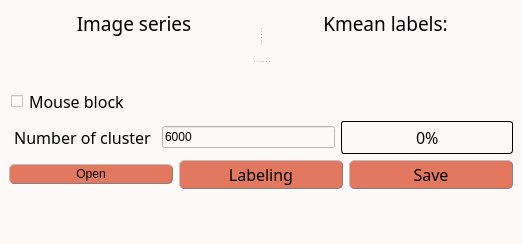
<?xml version="1.0" encoding="UTF-8"?>
<ui version="4.0">
 <class>MainWindow</class>
 <widget class="QMainWindow" name="MainWindow">
  <property name="geometry">
   <rect>
    <x>0</x>
    <y>0</y>
    <width>522</width>
    <height>244</height>
   </rect>
  </property>
  <property name="windowTitle">
   <string>Kmean</string>
  </property>
  <property name="styleSheet">
   <string notr="true">/* Couleur du fond, label, combobox, progressbar vide et spin box */
QWidget, QLabel, QComboBox, QProgressBar, QSpinBox {background-color: rgb(253, 249, 248)}

/* Couleur quand inactif */
QPushButton:disabled, QComboBox:disabled, QSpinBox:disabled {background-color: rgba(243, 98, 64,150)}

/* Couleur des boutons et des selecteurs */
QPushButton, QComboBox::drop-down:button, QComboBox::down-arrow, QComboBox::down-arrow:disabled, QSpinBox::drop-down:button, QSpinBox::down-arrow, QSpinBox::down-arrow:disabled, QSpinBox::drop-up:button, QSpinBox::up-arrow, QSpinBox::up-arrow:disabled, QSlider::handle:horizontal {background-color: rgb(226, 120, 95)}

/* Couleur des bordures de même couleur que les boutons */
QComboBox::drop-down:button, QSpinBox::drop-down:button, QSpinBox::drop-up:button {border-color: rgb(193, 167, 181)}

/* Couleur des textes */
QLabel, QPushButton, QPushButton:hover, QCheckBox, QComboBox, Line, QTextEdit, QSpinBox {color: rgb(0, 0, 0)}

/* style des bordures 1 */
QLabel, QPushButton, QPushButton:hover, QComboBox, QSpinBox  {
	border-style : outset;
	min-width : 5em;
}

/* style des bordures 2 */
QPushButton, QPushButton:hover, QComboBox, QSpinBox  {
	border-radius: 5px;
	border-width: 1px;
	border-color: gray;
}

/* Font 1 */
QPushButton, QPushButton:hover, QCheckBox, QProgressBar {font: 12pt &quot;Noto Sans Cond&quot;}

/* Font 2 */
QComboBox, QTextEdit, QSpinBox {font: 10pt &quot;Noto Sans Cond&quot;}

/* Padding 1 */
QLabel, QComboBox, QComboBox::down-arrow, QSpinBox, QSpinBox::down-arrow, QSpinBox::up-arrow {padding : 1px;}

/* Padding 2 */
QPushButton, QPushButton:hover, QCheckBox {padding : 2px;}

/* Gestion taille des QCheckBoxes */
QCheckBox::indicator:unchecked, QCheckBox::indicator:unchecked:hover, QCheckBox::indicator:checked, QCheckBox::indicator:checked:hover  {
	width :12px;
	height : 12px;
}

QLabel {
	Border-radius : 5px;
	border-width : 0px;
	border-color : black;
	font : 14pt &quot;Noto Sans Cond&quot;;
}

QPushButton:hover {background-color: rgb(243, 98, 64);}

QCheckBox::indicator:unchecked {image: url(icons/uncheck_icon.png);}

QCheckBox::indicator:unchecked:hover {image: url(icons/uncheck_hover_icon.png);}

QCheckBox::indicator:checked {image: url(icons/Check_icon.png);}

QCheckBox::indicator:checked:hover {image: url(icons/Check_hover_icon.png);}

QComboBox::drop-down:button{
	border-radius: 4px;
	border-width: 1px;
	width: 30px;
}

QComboBox::down-arrow {
	 image : url(icons/Arrow_down.png); 
    width: 12px;
    height: 12px;
}

Line{
	format: plain;
	midLine-Width : 1px;
}

QFrame[height=&quot;3&quot;], QFrame[width=&quot;3&quot;] {background-color: #3A3939;}

QTextEdit{
	background-color: rgb(255, 255, 255);
	border-style: solid;
	border-radius: 5px;
	border-width: 1px;
	border-color: black;
}

QLineEdit {font : 12pt &quot;Noto Sans Cond&quot;;}

/* Gestion taille des QLineEdit */
QLineEdit::indicator:unchecked, QLineEdit::indicator:unchecked:hover, QLineEdit::indicator:checked, QLineEdit::indicator:checked:hover  {
	border-color: black;
}

QHBoxLayout {background-color: rgb(0, 240, 240, 50);}

QProgressBar {
	text-align: center;
	border: 1px solid black;
	border-radius: 3px;
 }

 QProgressBar::chunk {
	background-color: rgb(243, 98, 64);
	width: 15px;
	margin : 0.5px;
 }

QSpinBox::drop-down:button, QSpinBox::drop-up:button {
	border-radius: 2px;
	border-width: 1px;
	width: 36px;
}

QSpinBox::down-arrow {
	image : url(icons/Arrow_down.png);
    width: 24px;
    height: 22px;
}

QSpinBox::up-arrow {
	image : url(icons/Arrow_up.png);
    width: 24px;
    height: 22px;
}

QSlider::groove:horizontal {
    border: 1px solid #999999;
    height: 2px; /* the groove expands to the size of the slider by default. by giving it a height, it has a fixed size */
    background-color: rgb(0, 0, 0);
    margin: 1px 0;
}

QSlider::handle:horizontal {
    border: 1px solid #5c5c5c;
    width: 15px;
    height: 30px;
    margin: -10px 0; /* handle is placed by default on the contents rect of the groove. Expand outside the groove */
    border-radius: 3px;
}</string>
  </property>
  <widget class="QWidget" name="centralwidget">
   <property name="styleSheet">
    <string notr="true"/>
   </property>
   <layout class="QHBoxLayout" name="horizontalLayout_2">
    <item>
     <widget class="QSplitter" name="splitter_2">
      <property name="orientation">
       <enum>Qt::Vertical</enum>
      </property>
      <widget class="QSplitter" name="splitter">
       <property name="orientation">
        <enum>Qt::Horizontal</enum>
       </property>
       <widget class="QWidget" name="layoutWidget">
        <layout class="QVBoxLayout" name="verticalLayout_3">
         <item>
          <widget class="QLabel" name="Label_series">
           <property name="sizePolicy">
            <sizepolicy hsizetype="MinimumExpanding" vsizetype="Preferred">
             <horstretch>0</horstretch>
             <verstretch>0</verstretch>
            </sizepolicy>
           </property>
           <property name="minimumSize">
            <size>
             <width>112</width>
             <height>0</height>
            </size>
           </property>
           <property name="palette">
            <palette>
             <active>
              <colorrole role="WindowText">
               <brush brushstyle="SolidPattern">
                <color alpha="255">
                 <red>0</red>
                 <green>0</green>
                 <blue>0</blue>
                </color>
               </brush>
              </colorrole>
              <colorrole role="Button">
               <brush brushstyle="SolidPattern">
                <color alpha="255">
                 <red>253</red>
                 <green>249</green>
                 <blue>248</blue>
                </color>
               </brush>
              </colorrole>
              <colorrole role="Text">
               <brush brushstyle="SolidPattern">
                <color alpha="255">
                 <red>0</red>
                 <green>0</green>
                 <blue>0</blue>
                </color>
               </brush>
              </colorrole>
              <colorrole role="ButtonText">
               <brush brushstyle="SolidPattern">
                <color alpha="255">
                 <red>0</red>
                 <green>0</green>
                 <blue>0</blue>
                </color>
               </brush>
              </colorrole>
              <colorrole role="Base">
               <brush brushstyle="SolidPattern">
                <color alpha="255">
                 <red>253</red>
                 <green>249</green>
                 <blue>248</blue>
                </color>
               </brush>
              </colorrole>
              <colorrole role="Window">
               <brush brushstyle="SolidPattern">
                <color alpha="255">
                 <red>253</red>
                 <green>249</green>
                 <blue>248</blue>
                </color>
               </brush>
              </colorrole>
             </active>
             <inactive>
              <colorrole role="WindowText">
               <brush brushstyle="SolidPattern">
                <color alpha="255">
                 <red>0</red>
                 <green>0</green>
                 <blue>0</blue>
                </color>
               </brush>
              </colorrole>
              <colorrole role="Button">
               <brush brushstyle="SolidPattern">
                <color alpha="255">
                 <red>253</red>
                 <green>249</green>
                 <blue>248</blue>
                </color>
               </brush>
              </colorrole>
              <colorrole role="Text">
               <brush brushstyle="SolidPattern">
                <color alpha="255">
                 <red>0</red>
                 <green>0</green>
                 <blue>0</blue>
                </color>
               </brush>
              </colorrole>
              <colorrole role="ButtonText">
               <brush brushstyle="SolidPattern">
                <color alpha="255">
                 <red>0</red>
                 <green>0</green>
                 <blue>0</blue>
                </color>
               </brush>
              </colorrole>
              <colorrole role="Base">
               <brush brushstyle="SolidPattern">
                <color alpha="255">
                 <red>253</red>
                 <green>249</green>
                 <blue>248</blue>
                </color>
               </brush>
              </colorrole>
              <colorrole role="Window">
               <brush brushstyle="SolidPattern">
                <color alpha="255">
                 <red>253</red>
                 <green>249</green>
                 <blue>248</blue>
                </color>
               </brush>
              </colorrole>
             </inactive>
             <disabled>
              <colorrole role="WindowText">
               <brush brushstyle="SolidPattern">
                <color alpha="255">
                 <red>0</red>
                 <green>0</green>
                 <blue>0</blue>
                </color>
               </brush>
              </colorrole>
              <colorrole role="Button">
               <brush brushstyle="SolidPattern">
                <color alpha="255">
                 <red>253</red>
                 <green>249</green>
                 <blue>248</blue>
                </color>
               </brush>
              </colorrole>
              <colorrole role="Text">
               <brush brushstyle="SolidPattern">
                <color alpha="255">
                 <red>0</red>
                 <green>0</green>
                 <blue>0</blue>
                </color>
               </brush>
              </colorrole>
              <colorrole role="ButtonText">
               <brush brushstyle="SolidPattern">
                <color alpha="255">
                 <red>0</red>
                 <green>0</green>
                 <blue>0</blue>
                </color>
               </brush>
              </colorrole>
              <colorrole role="Base">
               <brush brushstyle="SolidPattern">
                <color alpha="255">
                 <red>253</red>
                 <green>249</green>
                 <blue>248</blue>
                </color>
               </brush>
              </colorrole>
              <colorrole role="Window">
               <brush brushstyle="SolidPattern">
                <color alpha="255">
                 <red>253</red>
                 <green>249</green>
                 <blue>248</blue>
                </color>
               </brush>
              </colorrole>
             </disabled>
            </palette>
           </property>
           <property name="font">
            <font>
             <family>Noto Sans Cond</family>
             <pointsize>14</pointsize>
             <weight>50</weight>
             <italic>false</italic>
             <bold>false</bold>
            </font>
           </property>
           <property name="styleSheet">
            <string notr="true"/>
           </property>
           <property name="lineWidth">
            <number>1</number>
           </property>
           <property name="midLineWidth">
            <number>0</number>
           </property>
           <property name="text">
            <string>Image series</string>
           </property>
           <property name="scaledContents">
            <bool>false</bool>
           </property>
           <property name="alignment">
            <set>Qt::AlignCenter</set>
           </property>
          </widget>
         </item>
         <item>
          <widget class="ImageView" name="expSeries" native="true">
           <property name="sizePolicy">
            <sizepolicy hsizetype="MinimumExpanding" vsizetype="MinimumExpanding">
             <horstretch>0</horstretch>
             <verstretch>0</verstretch>
            </sizepolicy>
           </property>
           <property name="minimumSize">
            <size>
             <width>250</width>
             <height>0</height>
            </size>
           </property>
          </widget>
         </item>
        </layout>
       </widget>
       <widget class="QWidget" name="layoutWidget">
        <layout class="QVBoxLayout" name="verticalLayout_4">
         <item>
          <widget class="QLabel" name="Label_Kmean">
           <property name="sizePolicy">
            <sizepolicy hsizetype="MinimumExpanding" vsizetype="Preferred">
             <horstretch>0</horstretch>
             <verstretch>0</verstretch>
            </sizepolicy>
           </property>
           <property name="minimumSize">
            <size>
             <width>112</width>
             <height>0</height>
            </size>
           </property>
           <property name="palette">
            <palette>
             <active>
              <colorrole role="WindowText">
               <brush brushstyle="SolidPattern">
                <color alpha="255">
                 <red>0</red>
                 <green>0</green>
                 <blue>0</blue>
                </color>
               </brush>
              </colorrole>
              <colorrole role="Button">
               <brush brushstyle="SolidPattern">
                <color alpha="255">
                 <red>253</red>
                 <green>249</green>
                 <blue>248</blue>
                </color>
               </brush>
              </colorrole>
              <colorrole role="Text">
               <brush brushstyle="SolidPattern">
                <color alpha="255">
                 <red>0</red>
                 <green>0</green>
                 <blue>0</blue>
                </color>
               </brush>
              </colorrole>
              <colorrole role="ButtonText">
               <brush brushstyle="SolidPattern">
                <color alpha="255">
                 <red>0</red>
                 <green>0</green>
                 <blue>0</blue>
                </color>
               </brush>
              </colorrole>
              <colorrole role="Base">
               <brush brushstyle="SolidPattern">
                <color alpha="255">
                 <red>253</red>
                 <green>249</green>
                 <blue>248</blue>
                </color>
               </brush>
              </colorrole>
              <colorrole role="Window">
               <brush brushstyle="SolidPattern">
                <color alpha="255">
                 <red>253</red>
                 <green>249</green>
                 <blue>248</blue>
                </color>
               </brush>
              </colorrole>
             </active>
             <inactive>
              <colorrole role="WindowText">
               <brush brushstyle="SolidPattern">
                <color alpha="255">
                 <red>0</red>
                 <green>0</green>
                 <blue>0</blue>
                </color>
               </brush>
              </colorrole>
              <colorrole role="Button">
               <brush brushstyle="SolidPattern">
                <color alpha="255">
                 <red>253</red>
                 <green>249</green>
                 <blue>248</blue>
                </color>
               </brush>
              </colorrole>
              <colorrole role="Text">
               <brush brushstyle="SolidPattern">
                <color alpha="255">
                 <red>0</red>
                 <green>0</green>
                 <blue>0</blue>
                </color>
               </brush>
              </colorrole>
              <colorrole role="ButtonText">
               <brush brushstyle="SolidPattern">
                <color alpha="255">
                 <red>0</red>
                 <green>0</green>
                 <blue>0</blue>
                </color>
               </brush>
              </colorrole>
              <colorrole role="Base">
               <brush brushstyle="SolidPattern">
                <color alpha="255">
                 <red>253</red>
                 <green>249</green>
                 <blue>248</blue>
                </color>
               </brush>
              </colorrole>
              <colorrole role="Window">
               <brush brushstyle="SolidPattern">
                <color alpha="255">
                 <red>253</red>
                 <green>249</green>
                 <blue>248</blue>
                </color>
               </brush>
              </colorrole>
             </inactive>
             <disabled>
              <colorrole role="WindowText">
               <brush brushstyle="SolidPattern">
                <color alpha="255">
                 <red>0</red>
                 <green>0</green>
                 <blue>0</blue>
                </color>
               </brush>
              </colorrole>
              <colorrole role="Button">
               <brush brushstyle="SolidPattern">
                <color alpha="255">
                 <red>253</red>
                 <green>249</green>
                 <blue>248</blue>
                </color>
               </brush>
              </colorrole>
              <colorrole role="Text">
               <brush brushstyle="SolidPattern">
                <color alpha="255">
                 <red>0</red>
                 <green>0</green>
                 <blue>0</blue>
                </color>
               </brush>
              </colorrole>
              <colorrole role="ButtonText">
               <brush brushstyle="SolidPattern">
                <color alpha="255">
                 <red>0</red>
                 <green>0</green>
                 <blue>0</blue>
                </color>
               </brush>
              </colorrole>
              <colorrole role="Base">
               <brush brushstyle="SolidPattern">
                <color alpha="255">
                 <red>253</red>
                 <green>249</green>
                 <blue>248</blue>
                </color>
               </brush>
              </colorrole>
              <colorrole role="Window">
               <brush brushstyle="SolidPattern">
                <color alpha="255">
                 <red>253</red>
                 <green>249</green>
                 <blue>248</blue>
                </color>
               </brush>
              </colorrole>
             </disabled>
            </palette>
           </property>
           <property name="font">
            <font>
             <family>Noto Sans Cond</family>
             <pointsize>14</pointsize>
             <weight>50</weight>
             <italic>false</italic>
             <bold>false</bold>
            </font>
           </property>
           <property name="styleSheet">
            <string notr="true"/>
           </property>
           <property name="lineWidth">
            <number>1</number>
           </property>
           <property name="midLineWidth">
            <number>0</number>
           </property>
           <property name="text">
            <string>Kmean labels: </string>
           </property>
           <property name="scaledContents">
            <bool>false</bool>
           </property>
           <property name="alignment">
            <set>Qt::AlignCenter</set>
           </property>
          </widget>
         </item>
         <item>
          <widget class="ImageView" name="Clustered_map" native="true">
           <property name="sizePolicy">
            <sizepolicy hsizetype="MinimumExpanding" vsizetype="MinimumExpanding">
             <horstretch>0</horstretch>
             <verstretch>0</verstretch>
            </sizepolicy>
           </property>
           <property name="minimumSize">
            <size>
             <width>250</width>
             <height>0</height>
            </size>
           </property>
          </widget>
         </item>
        </layout>
       </widget>
      </widget>
      <widget class="QWidget" name="layoutWidget">
       <layout class="QVBoxLayout" name="verticalLayout_2">
        <item>
         <layout class="QVBoxLayout" name="verticalLayout">
          <item>
           <layout class="QHBoxLayout" name="horizontalLayout">
            <item>
             <widget class="QCheckBox" name="mouseLock">
              <property name="font">
               <font>
                <family>Noto Sans Cond</family>
                <pointsize>12</pointsize>
                <weight>50</weight>
                <italic>false</italic>
                <bold>false</bold>
               </font>
              </property>
              <property name="styleSheet">
               <string notr="true"/>
              </property>
              <property name="text">
               <string>Mouse block</string>
              </property>
             </widget>
            </item>
           </layout>
          </item>
          <item>
           <layout class="QHBoxLayout" name="horizontalLayout_4">
            <item>
             <widget class="QLabel" name="label_noise">
              <property name="font">
               <font>
                <family>Noto Sans Cond</family>
                <pointsize>12</pointsize>
                <weight>50</weight>
                <italic>false</italic>
                <bold>false</bold>
               </font>
              </property>
              <property name="styleSheet">
               <string notr="true">QLabel {
color: rgb(0, 0, 0);
background-color:	rgb(253, 249, 248);
border-style : outset;
Border-radius : 5px;
border-width : 0px;
border-color : black;
min-width : 5em;
padding : 5px;
font : 12pt &quot;Noto Sans Cond&quot;;
}</string>
              </property>
              <property name="text">
               <string>Number of cluster</string>
              </property>
              <property name="alignment">
               <set>Qt::AlignCenter</set>
              </property>
             </widget>
            </item>
            <item>
             <widget class="QLineEdit" name="Cluster_nbr_edit">
              <property name="sizePolicy">
               <sizepolicy hsizetype="Expanding" vsizetype="Fixed">
                <horstretch>0</horstretch>
                <verstretch>0</verstretch>
               </sizepolicy>
              </property>
              <property name="text">
               <string>6000</string>
              </property>
             </widget>
            </item>
            <item>
             <widget class="QProgressBar" name="progressBar">
              <property name="sizePolicy">
               <sizepolicy hsizetype="Expanding" vsizetype="Fixed">
                <horstretch>0</horstretch>
                <verstretch>0</verstretch>
               </sizepolicy>
              </property>
              <property name="minimumSize">
               <size>
                <width>90</width>
                <height>0</height>
               </size>
              </property>
              <property name="font">
               <font>
                <family>Noto Sans Cond</family>
                <pointsize>12</pointsize>
                <weight>50</weight>
                <italic>false</italic>
                <bold>false</bold>
               </font>
              </property>
              <property name="styleSheet">
               <string notr="true"/>
              </property>
              <property name="value">
               <number>0</number>
              </property>
             </widget>
            </item>
           </layout>
          </item>
          <item>
           <layout class="QHBoxLayout" name="horizontalLayout_3">
            <item>
             <widget class="QPushButton" name="Open_bttn">
              <property name="sizePolicy">
               <sizepolicy hsizetype="Preferred" vsizetype="Fixed">
                <horstretch>0</horstretch>
                <verstretch>0</verstretch>
               </sizepolicy>
              </property>
              <property name="toolTip">
               <string>&lt;html&gt;&lt;head/&gt;&lt;body&gt;&lt;p&gt;&lt;span style=&quot; font-size:11pt;&quot;&gt;Open a sequence of stack.&lt;/span&gt;&lt;/p&gt;&lt;/body&gt;&lt;/html&gt;</string>
              </property>
              <property name="text">
               <string>Open</string>
              </property>
              <property name="icon">
               <iconset>
                <normaloff>icons/import_icon.png</normaloff>icons/import_icon.png</iconset>
              </property>
             </widget>
            </item>
            <item>
             <widget class="QPushButton" name="preview">
              <property name="font">
               <font>
                <family>Noto Sans Cond</family>
                <pointsize>12</pointsize>
                <weight>50</weight>
                <italic>false</italic>
                <bold>false</bold>
               </font>
              </property>
              <property name="toolTip">
               <string>&lt;html&gt;&lt;head/&gt;&lt;body&gt;&lt;p&gt;&lt;span style=&quot; font-size:11pt;&quot;&gt;Run the computation&lt;/span&gt;&lt;/p&gt;&lt;/body&gt;&lt;/html&gt;</string>
              </property>
              <property name="styleSheet">
               <string notr="true"/>
              </property>
              <property name="text">
               <string>Labeling</string>
              </property>
              <property name="icon">
               <iconset>
                <normaloff>icons/Grain_Icons.png</normaloff>icons/Grain_Icons.png</iconset>
              </property>
             </widget>
            </item>
            <item>
             <widget class="QPushButton" name="Validate_button">
              <property name="minimumSize">
               <size>
                <width>96</width>
                <height>0</height>
               </size>
              </property>
              <property name="font">
               <font>
                <family>Noto Sans Cond</family>
                <pointsize>12</pointsize>
                <weight>50</weight>
                <italic>false</italic>
                <bold>false</bold>
               </font>
              </property>
              <property name="toolTip">
               <string>&lt;html&gt;&lt;head/&gt;&lt;body&gt;&lt;p&gt;&lt;span style=&quot; font-size:11pt;&quot;&gt;Export data to the main GUI&lt;/span&gt;&lt;/p&gt;&lt;/body&gt;&lt;/html&gt;</string>
              </property>
              <property name="styleSheet">
               <string notr="true"/>
              </property>
              <property name="text">
               <string>Save</string>
              </property>
              <property name="icon">
               <iconset>
                <normaloff>icons/save_icon.png</normaloff>icons/save_icon.png</iconset>
              </property>
             </widget>
            </item>
           </layout>
          </item>
         </layout>
        </item>
       </layout>
      </widget>
     </widget>
    </item>
   </layout>
  </widget>
  <widget class="QMenuBar" name="menubar">
   <property name="geometry">
    <rect>
     <x>0</x>
     <y>0</y>
     <width>522</width>
     <height>20</height>
    </rect>
   </property>
  </widget>
  <widget class="QStatusBar" name="statusbar"/>
 </widget>
 <customwidgets>
  <customwidget>
   <class>ImageView</class>
   <extends>QWidget</extends>
   <header>pyqtgraph</header>
   <container>1</container>
  </customwidget>
 </customwidgets>
 <resources/>
 <connections/>
</ui>
